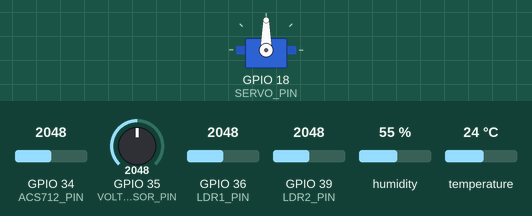
A sketch run on a simulated ESP32. Shown: servo. The inputs (shaded band) are chosen by the test bench; at power-on: GPIO 36 (LDR1_PIN) = 2048, GPIO 39 (LDR2_PIN) = 2048, GPIO 34 (ACS712_PIN) = 2048, GPIO 35 (VOLTAGE_SENSOR_PIN) = 2048, humidity 55 %, temperature 24 °C. WiFi joins after 1.5 s; servers stay silent unless stated; no MQTT or app messages arrive unless stated; what the sketch prints to the serial monitor is not drawn.

Above: at 3.7 s.
3.8 s: GPIO 36 (LDR1_PIN) set to 2168
At 6.3 s:
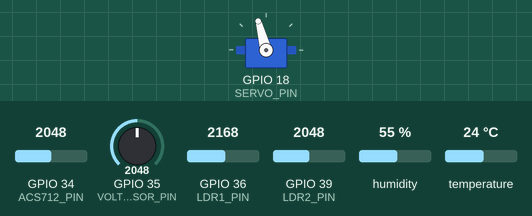
8.4 s: GPIO 39 (LDR2_PIN) set to 2118
At 9.4 s:
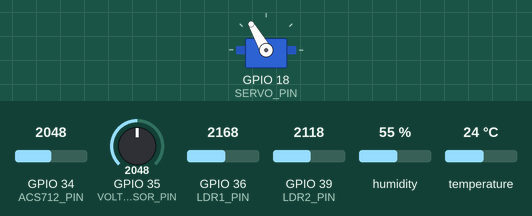
9.9 s: GPIO 39 (LDR2_PIN) set to 2866
At 16.8 s:
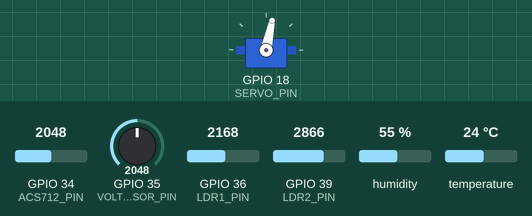
26.4 s: GPIO 39 (LDR2_PIN) set to 1228
Timing chart, 0 to 47.9 s (numbered marks = the images above; inputs shaded):
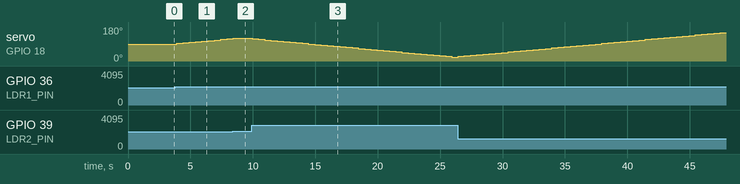

The sketch:

Solar_Guard.ino
```cpp
#include <WiFi.h>
#include <PubSubClient.h>
#include <DHT.h>
#include <ESP32Servo.h>
#include <ArduinoJson.h>

// Configuration WiFi
const char* ssid = "*******";
const char* password = "*****";

// Configuration MQTT
const char* mqtt_server = "broker.hivemq.com";  // ou votre broker MQTT
const int mqtt_port = 1883;
const char* mqtt_client_id = "SolarGuard_ESP32";
const char* mqtt_topic = "solarguard/sensors";

WiFiClient espClient;
PubSubClient client(espClient);

// Configuration DHT11
#define DHTPIN 4
#define DHTTYPE DHT11
DHT dht(DHTPIN, DHTTYPE);

// Configuration Servo
#define SERVO_PIN 18
Servo monServo;

// Configuration capteurs électriques
#define ACS712_PIN 34        // Pin analogique pour ACS712 (current sensor)
#define VOLTAGE_SENSOR_PIN 35 // Pin analogique pour capteur de tension

// Configuration LDR (Light Dependent Resistors)
#define LDR1_PIN 36          // Pin analogique pour LDR supérieur (top)
#define LDR2_PIN 39          // Pin analogique pour LDR inférieur (bottom)

// Constantes de calibration
const float ACS712_SENSITIVITY = 0.185;  // 185mV/A pour ACS712-05A
const float ACS712_OFFSET = 2.5;         // Offset à 0A (2.5V pour alimentation 5V)
const float VOLTAGE_DIVIDER_RATIO = 11.0; // Ratio du diviseur de tension (R1+R2)/R2
const float ADC_REFERENCE = 3.3;         // Tension de référence ADC ESP32
const int ADC_RESOLUTION = 4095;         // Résolution ADC 12 bits

// Paramètres de tracking automatique basé sur LDR
const int LDR_THRESHOLD = 50;            // Seuil de différence pour ajustement
const int SERVO_STEP = 3;                // Pas d'ajustement en degrés (réduit pour plus de précision)
const int SERVO_MIN_ANGLE = 0;           // Angle minimum du servo
const int SERVO_MAX_ANGLE = 180;         // Angle maximum du servo

// Variables pour le timing
unsigned long derniereLectureDHT = 0;
unsigned long dernierEnvoiMQTT = 0;
unsigned long dernierTrackingLDR = 0;
const long intervalDHT = 2000;
const long intervalMQTT = 3000;          // Envoi MQTT toutes les 3 secondes
const long intervalTracking = 500;       // Vérification LDR toutes les 500ms pour réactivité

int angleServo = 90;  // Position initiale centrale
bool modeAutoTracking = true;  // Mode de suivi automatique activé par défaut

// Variables pour moyennage des mesures
const int NB_SAMPLES = 10;

void setup() {
  Serial.begin(115200);
  delay(1000);

  Serial.println("\n=== Démarrage ESP32 SolarGuard ===");
  Serial.println("=== Tracking Solaire Automatique par LDR ===\n");

  // Configuration des pins analogiques
  pinMode(ACS712_PIN, INPUT);
  pinMode(VOLTAGE_SENSOR_PIN, INPUT);
  pinMode(LDR1_PIN, INPUT);
  pinMode(LDR2_PIN, INPUT);

  // Initialisation DHT11
  dht.begin();
  Serial.println("✓ DHT11 initialisé");

  // Initialisation Servo en position centrale
  monServo.attach(SERVO_PIN);
  monServo.write(angleServo);
  Serial.print("✓ Servo initialisé à ");
  Serial.print(angleServo);
  Serial.println("° (position centrale)");

  // Initialisation LDR
  Serial.println("✓ LDR1 (Top) configuré sur GPIO36");
  Serial.println("✓ LDR2 (Bottom) configuré sur GPIO39");

  // Connexion WiFi
  connecterWiFi();

  // Configuration MQTT
  client.setServer(mqtt_server, mqtt_port);
  client.setCallback(callbackMQTT);

  Serial.println("\n=== Système prêt ===");
  Serial.println("Mode: Tracking automatique par LDR ACTIVÉ");
  Serial.println("Le servo suit automatiquement la position du soleil\n");
}

void loop() {
  // Maintenir la connexion MQTT
  if (!client.connected()) {
    reconnectMQTT();
  }
  client.loop();

  unsigned long maintenant = millis();

  // Lecture DHT11 toutes les 2 secondes
  if (maintenant - derniereLectureDHT >= intervalDHT) {
    derniereLectureDHT = maintenant;
    lireDHT11();
  }

  // Tracking solaire automatique basé sur LDR
  if (modeAutoTracking && (maintenant - dernierTrackingLDR >= intervalTracking)) {
    dernierTrackingLDR = maintenant;
    trackingSolaireLDR();
  }

  // Envoi des données MQTT toutes les 3 secondes
  if (maintenant - dernierEnvoiMQTT >= intervalMQTT) {
    dernierEnvoiMQTT = maintenant;
    envoyerDonneesMQTT();
  }
}

void connecterWiFi() {
  Serial.println("\n--- Connexion WiFi ---");
  Serial.print("SSID: ");
  Serial.println(ssid);

  WiFi.begin(ssid, password);

  int tentatives = 0;
  while (WiFi.status() != WL_CONNECTED && tentatives < 20) {
    delay(500);
    Serial.print(".");
    tentatives++;
  }

  if (WiFi.status() == WL_CONNECTED) {
    Serial.println("\n✓ WiFi connecté!");
    Serial.print("Adresse IP: ");
    Serial.println(WiFi.localIP());
    Serial.print("Force du signal: ");
    Serial.print(WiFi.RSSI());
    Serial.println(" dBm");
  } else {
    Serial.println("\n✗ Échec de connexion WiFi");
  }
}

void reconnectMQTT() {
  while (!client.connected()) {
    Serial.print("Connexion au broker MQTT...");

    if (client.connect(mqtt_client_id)) {
      Serial.println(" ✓ Connecté!");
      client.subscribe("solarguard/commands");
    } else {
      Serial.print(" ✗ Échec, rc=");
      Serial.print(client.state());
      Serial.println(" Nouvelle tentative dans 5 secondes");
      delay(5000);
    }
  }
}

void callbackMQTT(char* topic, byte* payload, unsigned int length) {
  Serial.print("Message reçu sur le topic: ");
  Serial.println(topic);

  String message = "";
  for (int i = 0; i < length; i++) {
    message += (char)payload[i];
  }
  Serial.print("Contenu: ");
  Serial.println(message);

  // Traiter les commandes JSON du cloud
  StaticJsonDocument<200> doc;
  DeserializationError error = deserializeJson(doc, message);

  if (!error) {
    // Commande: activer/désactiver auto-tracking
    if (doc.containsKey("auto_tracking")) {
      modeAutoTracking = doc["auto_tracking"];
      Serial.print("Mode auto-tracking LDR: ");
      Serial.println(modeAutoTracking ? "ACTIVÉ" : "DÉSACTIVÉ");
    }

    // Commande: ajuster l'angle manuellement (seulement si auto-tracking désactivé)
    if (doc.containsKey("servo_angle") && !modeAutoTracking) {
      int nouvelAngle = doc["servo_angle"];
      if (nouvelAngle >= SERVO_MIN_ANGLE && nouvelAngle <= SERVO_MAX_ANGLE) {
        angleServo = nouvelAngle;
        monServo.write(angleServo);
        Serial.print("Servo ajusté manuellement à: ");
        Serial.print(angleServo);
        Serial.println("°");
      }
    }

    // Commande: ajuster le seuil LDR
    if (doc.containsKey("ldr_threshold")) {
      // Mise à jour du seuil si nécessaire
      Serial.print("Nouveau seuil LDR: ");
      Serial.println(doc["ldr_threshold"].as<int>());
    }
  }
}

void lireDHT11() {
  float humidite = dht.readHumidity();
  float temperature = dht.readTemperature();

  if (!isnan(humidite) && !isnan(temperature)) {
    Serial.println("--- DHT11 ---");
    Serial.print("Température: ");
    Serial.print(temperature, 1);
    Serial.print(" °C | Humidité: ");
    Serial.print(humidite, 1);
    Serial.println(" %");
  }
}

int lireLDR(int pin) {
  // Lecture multiple pour moyennage et réduction du bruit
  long somme = 0;
  for (int i = 0; i < NB_SAMPLES; i++) {
    somme += analogRead(pin);
    delay(5);
  }
  return somme / NB_SAMPLES;
}

void trackingSolaireLDR() {
  // Lecture des deux capteurs LDR
  int ldr1Value = lireLDR(LDR1_PIN);
  int ldr2Value = lireLDR(LDR2_PIN);

  // Calcul de la différence (positive si LDR1 > LDR2)
  int difference = ldr1Value - ldr2Value;

  // Affichage périodique (toutes les 10 lectures pour ne pas surcharger le serial)
  static int compteur = 0;
  compteur++;

  if (compteur >= 10) {
    Serial.println("--- Tracking Solaire LDR ---");
    Serial.print("LDR1 (Top): ");
    Serial.print(ldr1Value);
    Serial.print(" | LDR2 (Bottom): ");
    Serial.print(ldr2Value);
    Serial.print(" | Diff: ");
    Serial.print(difference);
    Serial.print(" | Angle actuel: ");
    Serial.print(angleServo);
    Serial.println("°");
    compteur = 0;
  }

  // Logique de tracking: ajuster le servo selon la différence LDR
  if (abs(difference) > LDR_THRESHOLD) {
    int nouvelAngle = angleServo;

    if (difference > 0) {
      // LDR1 (Top) reçoit plus de lumière que LDR2 (Bottom)
      // Le soleil est plus haut → incliner le panneau vers le haut
      nouvelAngle += SERVO_STEP;
      Serial.print("→ Soleil détecté en haut: Inclinaison vers le haut (+");
      Serial.print(SERVO_STEP);
      Serial.println("°)");
    } else {
      // LDR2 (Bottom) reçoit plus de lumière que LDR1 (Top)
      // Le soleil est plus bas → incliner le panneau vers le bas
      nouvelAngle -= SERVO_STEP;
      Serial.print("→ Soleil détecté en bas: Inclinaison vers le bas (-");
      Serial.print(SERVO_STEP);
      Serial.println("°)");
    }

    // Limiter l'angle dans la plage autorisée
    nouvelAngle = constrain(nouvelAngle, SERVO_MIN_ANGLE, SERVO_MAX_ANGLE);

    // Appliquer le nouvel angle si changement nécessaire
    if (nouvelAngle != angleServo) {
      angleServo = nouvelAngle;
      monServo.write(angleServo);
      Serial.print("✓ Servo ajusté à: ");
      Serial.print(angleServo);
      Serial.println("°");
    } else {
      Serial.println("⚠ Limite d'angle atteinte");
    }
  } else {
    // Différence faible = position optimale
    if (compteur == 0) {
      Serial.println("✓ Position optimale maintenue");
    }
  }
}

float lireCourant() {
  float sommeCourant = 0;

  for (int i = 0; i < NB_SAMPLES; i++) {
    int valeurADC = analogRead(ACS712_PIN);
    float tension = (valeurADC * ADC_REFERENCE) / ADC_RESOLUTION;
    float courant = (tension - ACS712_OFFSET) / ACS712_SENSITIVITY;
    sommeCourant += courant;
    delay(10);
  }

  float courantMoyen = sommeCourant / NB_SAMPLES;

  if (abs(courantMoyen) < 0.1) {
    courantMoyen = 0;
  }

  return abs(courantMoyen);
}

float lireTension() {
  float sommeTension = 0;

  for (int i = 0; i < NB_SAMPLES; i++) {
    int valeurADC = analogRead(VOLTAGE_SENSOR_PIN);
    float tensionADC = (valeurADC * ADC_REFERENCE) / ADC_RESOLUTION;
    float tensionReelle = tensionADC * VOLTAGE_DIVIDER_RATIO;
    sommeTension += tensionReelle;
    delay(10);
  }

  return sommeTension / NB_SAMPLES;
}

void envoyerDonneesMQTT() {
  Serial.println("\n--- Envoi MQTT ---");

  // Lecture de tous les capteurs
  float temperature = dht.readTemperature();
  float humidite = dht.readHumidity();
  float courant = lireCourant();
  float tension = lireTension();
  float puissance = tension * courant;

  // Lecture des LDR
  int ldr1Value = lireLDR(LDR1_PIN);
  int ldr2Value = lireLDR(LDR2_PIN);
  int ldrDifference = ldr1Value - ldr2Value;

  // Calcul de l'efficacité de tracking (plus la différence est faible, meilleur est le tracking)
  float trackingAccuracy = 100.0 - (abs(ldrDifference) / 40.95); // Normalisation sur 4095 max
  if (trackingAccuracy < 0) trackingAccuracy = 0;

  // Affichage résumé
  Serial.print("Puissance: ");
  Serial.print(puissance, 2);
  Serial.print(" W | LDR Diff: ");
  Serial.print(ldrDifference);
  Serial.print(" | Précision tracking: ");
  Serial.print(trackingAccuracy, 1);
  Serial.println(" %");

  // Création du JSON complet
  StaticJsonDocument<512> doc;
  doc["device_id"] = mqtt_client_id;
  doc["timestamp"] = millis();

  // Données environnementales
  doc["temperature"] = round(temperature * 100) / 100.0;
  doc["humidity"] = round(humidite * 100) / 100.0;

  // Données électriques
  doc["current"] = round(courant * 1000) / 1000.0;
  doc["voltage"] = round(tension * 100) / 100.0;
  doc["power"] = round(puissance * 100) / 100.0;

  // Données LDR et tracking
  doc["ldr1"] = ldr1Value;
  doc["ldr2"] = ldr2Value;
  doc["ldr_diff"] = ldrDifference;
  doc["tracking_accuracy"] = round(trackingAccuracy * 10) / 10.0;

  // État du système
  doc["servo_angle"] = angleServo;
  doc["auto_tracking"] = modeAutoTracking;

  // Conversion et envoi
  char jsonBuffer[512];
  serializeJson(doc, jsonBuffer);

  if (client.publish(mqtt_topic, jsonBuffer)) {
    Serial.println("✓ Données envoyées au cloud");
  } else {
    Serial.println("✗ Échec envoi MQTT");
  }
  Serial.println();
}
```

Measured:
- the behaviour switches between 2098 and 2099 on GPIO 36 (LDR1_PIN) (found by bisection; images 0 and 1)
- the behaviour switches between 2117 and 2118 on GPIO 39 (LDR2_PIN) (found by bisection; images 1 and 2)
- after the input at 3.8 s, servo on GPIO 18 (SERVO_PIN): moves from 90° to 117° over 4.0 s, starting after 0.11 s
- after the input at 8.4 s, servo on GPIO 18 (SERVO_PIN): goes on until 8.4 s, then stays 120°
- after the input at 9.9 s, servo on GPIO 18 (SERVO_PIN): moves from 120° to 21° over 16.0 s, starting at once
